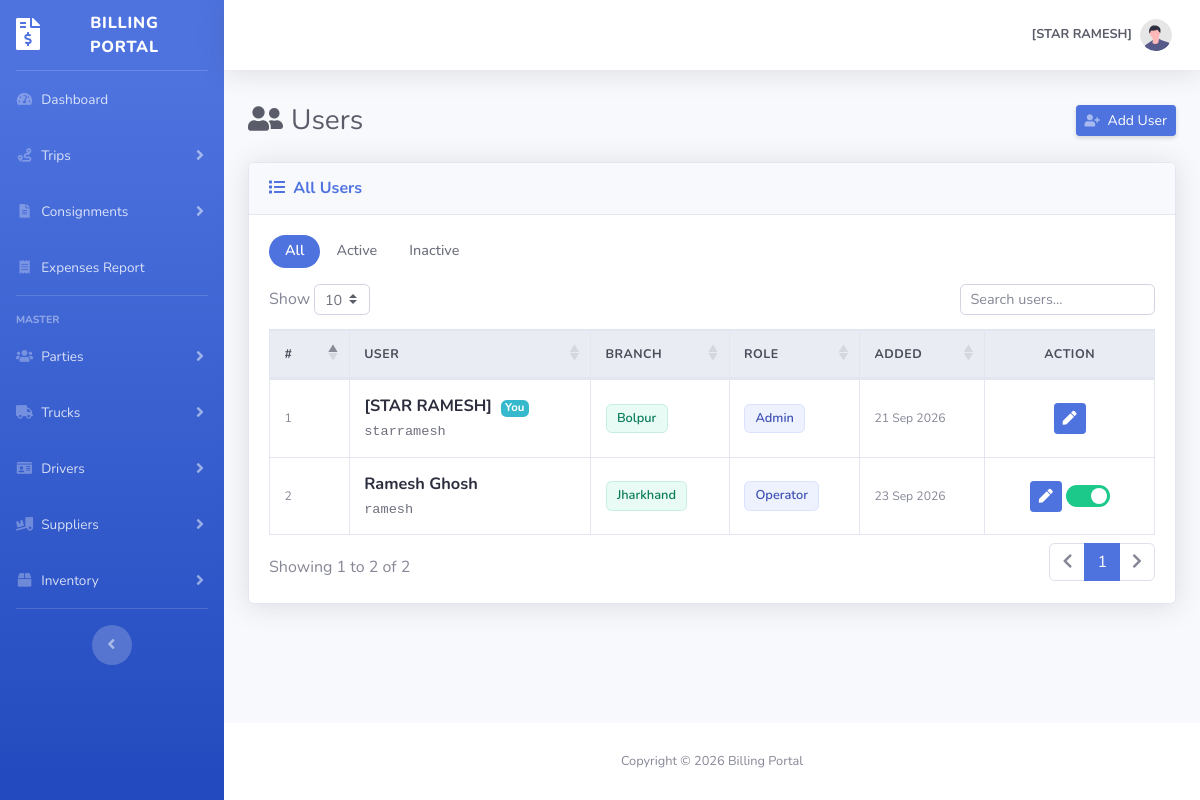
/users-list.php (signed in), run on an earlier commit of the app's database.
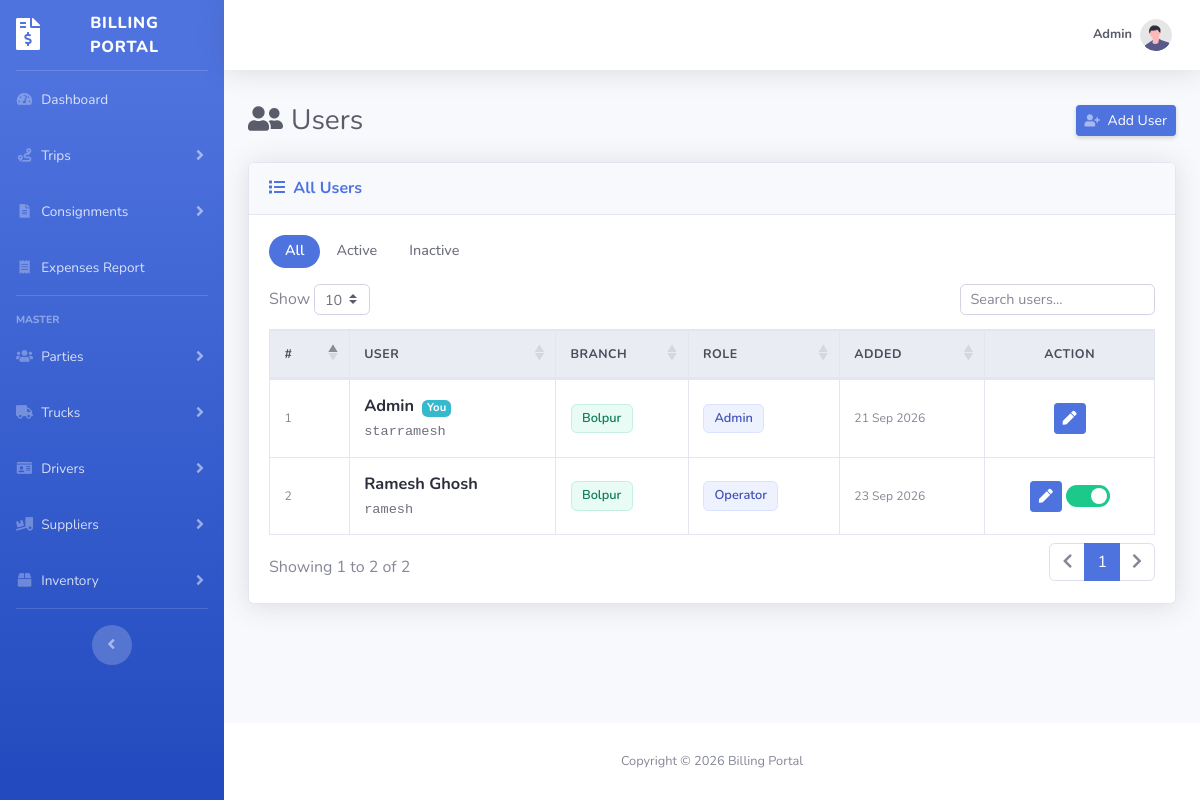
And on a later commit of the database.
### tables this page shows
CREATE TABLE `user` (
  `id` int(10) UNSIGNED NOT NULL,
  `username` varchar(30) NOT NULL,
  `password` varchar(30) NOT NULL,
  `full_name` varchar(100) DEFAULT NULL,
  `branch_id` int(10) UNSIGNED DEFAULT NULL,
  `role_id` int(10) UNSIGNED DEFAULT NULL,
  `active` tinyint(1) NOT NULL DEFAULT 1,
  `created_at` datetime NOT NULL DEFAULT current_timestamp(),
  `updated_at` datetime NOT NULL DEFAULT current_timestamp() ON UPDATE current_timestamp()
);

CREATE TABLE `branch` (
  `id` int(10) UNSIGNED NOT NULL,
  `branch_name` varchar(100) NOT NULL,
  `branch_code` varchar(10) NOT NULL,
  `address` varchar(255) DEFAULT NULL,
  `city` varchar(50) DEFAULT NULL,
  `state` varchar(50) DEFAULT NULL,
  `pincode` char(6) DEFAULT NULL,
  `phone` varchar(15) DEFAULT NULL,
  `email` varchar(100) DEFAULT NULL,
  `active` tinyint(1) NOT NULL DEFAULT 1,
  `created_at` datetime NOT NULL DEFAULT current_timestamp(),
  `updated_at` datetime NOT NULL DEFAULT current_timestamp() ON UPDATE current_timestamp()
);

CREATE TABLE `role` (
  `id` int(10) UNSIGNED NOT NULL,
  `role_name` varchar(50) NOT NULL,
  `role_desc` varchar(255) DEFAULT NULL,
  `active` tinyint(1) NOT NULL DEFAULT 1,
  `created_at` datetime NOT NULL DEFAULT current_timestamp(),
  `updated_at` datetime NOT NULL DEFAULT current_timestamp() ON UPDATE current_timestamp()
);

### session.php (called while the page is built, shortened)
<?php
if (!function_exists('isAdmin')) {
    function isAdmin()
    {
        return (int) ($_SESSION['role_id'] ?? 0) === 1;
    }
}
if (!function_exists('hasPermission')) {
    function hasPermission($permKey)
    {
        if (isAdmin()) return true;
        $perms = $_SESSION['permissions'] ?? [];
        return in_array($permKey, $perms, true);
    }
}

### users-list.php (the view, shortened to what the changed rows need)
<?php
include 'constant.php';
include 'session.php';
$sql = "SELECT u.id, u.username, u.full_name, u.branch_id, u.role_id, u.active, u.created_at,
               b.branch_name, r.role_name
        FROM `user` u
        LEFT JOIN branch b ON b.id = u.branch_id
        LEFT JOIN role   r ON r.id = u.role_id
        ORDER BY u.id ASC";
$result = mysqli_query($conn, $sql);
$users = [];
while ($row = mysqli_fetch_assoc($result)) {
    $users[] = $row;
}
?>
<!DOCTYPE html>
<html lang="en">
<head>
    <?php include 'layout/header.php'; ?>
    <link rel="stylesheet"
        href="https://cdn.datatables.net/1.13.7/css/dataTables.bootstrap4.min.css">
</head>
<body id="page-top">
    <div id="wrapper">
        <div id="content-wrapper" class="d-flex flex-column">
            <div id="content">
                <?php include 'layout/topbar.php'; ?>
                <div class="container-fluid">
                    <div class="d-sm-flex align-items-center justify-content-between mb-4">
                        <h1 class="h3 mb-0 text-gray-800">
                            <i class="fas fa-user-friends mr-2"></i>Users
                        </h1>
                    </div>
                    <div class="card shadow mb-4">
                        <div class="card-body">
                            <div class="table-responsive">
                                <table class="table table-bordered table-hover mb-0"
                                    id="usersTable"
                                    width="100%"
                                    cellspacing="0">
                                    <thead class="thead-light">
                                        <tr>
                                            <th width="50">#</th>
                                            <th>User</th>
                                            <th>Branch</th>
                                            <th>Role</th>
                                            <th>Added</th>
                                            <th width="140" class="text-center">Action</th>
                                        </tr>
                                    </thead>
                                    <tbody>
                                        <?php foreach ($users as $i => $row):
                                            $isActive = ((int) $row['active'] === 1);
                                            $isSelf   = ((int) $row['id'] === (int) ($_SESSION['user_id'] ?? 0));
                                        ?>
                                            <tr
                                                data-id="<?= (int) $row['id'] ?>"
                                                data-active="<?= $isActive ? '1' : '0' ?>"
                                                class="<?= $isActive ? '' : 'row-inactive' ?>">
                                                <td class="text-muted small align-middle">
                                                    <?= $i + 1 ?>
                                                </td>
                                                <td class="align-middle">
                                                    <span class="user-name">
                                                        <?= htmlspecialchars($row['full_name'] ?: $row['username'], ENT_QUOTES, 'UTF-8') ?>
                                                    </span>
                                                    <?php if ($isSelf): ?>
                                                        <span class="badge badge-info ml-1">You</span>
                                                    <?php endif; ?>
                                                    <br>
                                                    <span class="user-username">
                                                        <?= htmlspecialchars($row['username'], ENT_QUOTES, 'UTF-8') ?>
                                                    </span>
                                                </td>
                                                <td class="align-middle">
                                                    <?php if (!empty($row['branch_name'])): ?>
                                                        <span class="branch-badge">
                                                            <?= htmlspecialchars($row['branch_name'], ENT_QUOTES, 'UTF-8') ?>
                                                        </span>
                                                    <?php else: ?>
                                                        <span class="text-muted small">—</span>
                                                    <?php endif; ?>
                                                </td>
                                                <td class="align-middle">
                                                    <?php if (!empty($row['role_name'])): ?>
                                                        <span class="user-badge">
                                                            <?= htmlspecialchars($row['role_name'], ENT_QUOTES, 'UTF-8') ?>
                                                        </span>
                                                    <?php else: ?>
                                                        <span class="text-muted small">—</span>
                                                    <?php endif; ?>
                                                </td>
                                                <td class="align-middle small text-muted">
                                                    <?= date('d M Y', strtotime($row['created_at'])) ?>
                                                </td>
                                                <td class="align-middle text-center text-nowrap">
                                                    <div class="table-actions">
                                                        <?php if (hasPermission('user.edit')): ?>
                                                            <a href="user.php?id=<?= (int) $row['id'] ?>"
                                                                class="btn btn-sm btn-primary"
                                                                title="Edit user">
                                                                <i class="fas fa-pen"></i>
                                                            </a>
                                                        <?php endif; ?>
                                                        <?php if (hasPermission('user.delete') && !$isSelf): ?>
                                                            <label class="switch mb-0"
                                                                title="<?= $isActive ? 'Mark as Inactive' : 'Mark as Active' ?>">
                                                                <span class="slider"></span>
                                                            </label>
                                                        <?php endif; ?>
                                                    </div>
                                                </td>
                                            </tr>
                                        <?php endforeach; ?>
                                    </tbody>
                                </table>
                            </div>
                        </div>
                    </div>
                </div>
            </div>
        </div>
    </div>
</body>
</html>

### layout/topbar.php (shortened to what the changed rows need)
<?php
$topbarUserName = $_SESSION['full_name'] ?? $_SESSION['username'] ?? 'User';
?>
<nav class="navbar navbar-expand navbar-light bg-white topbar mb-4 static-top shadow">
    <ul class="navbar-nav ml-auto">
        <li class="nav-item dropdown no-arrow">
            <a
                class="nav-link dropdown-toggle"
                href="#"
                id="userDropdown"
                role="button"
                data-toggle="dropdown"
                aria-haspopup="true"
                aria-expanded="false">
                <span class="mr-2 d-none d-lg-inline text-gray-600 small text-right">
                    <span class="d-block font-weight-bold text-gray-800">
                        <?= htmlspecialchars($topbarUserName, ENT_QUOTES, 'UTF-8') ?>
                    </span>
                </span>
            </a>
        </li>
    </ul>
</nav>

What changed in the data, as far as the page shows it:
changed user "Admin": full_name "[STAR RAMESH]" → "Admin"
changed user "Ramesh Ghosh": branch.branch_name "Jharkhand" → "Bolpur"
Also different on the page:
$topbarUserName: "[STAR RAMESH]" → "Admin"
